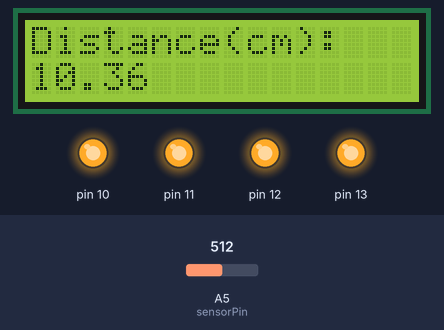
Recording of a sketch running on a simulated Arduino Uno, built with avr-gcc and run on an emulated ATmega328P. On the bench: 16×2 character LCD, output pins drawn as LEDs (lit = HIGH). The inputs (shaded band) are chosen by the test bench; at power-on: A5 (sensorPin) = 512. What the sketch prints to the serial monitor is not drawn.

Above: at 2.2 s.
2.3 s: A5 (sensorPin) set to 375
At 3.4 s:
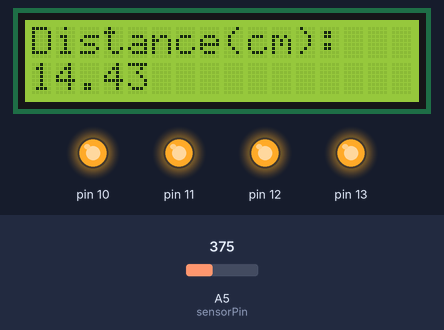
3.8 s: A5 (sensorPin) set to 343
At 4.2 s:
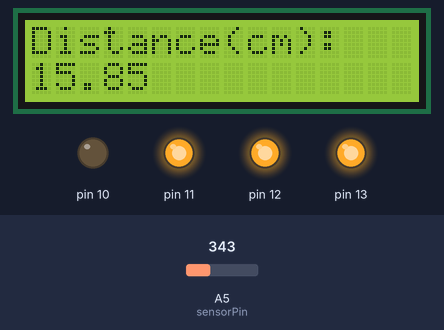
5.3 s: A5 (sensorPin) set to 210
At 6.2 s:
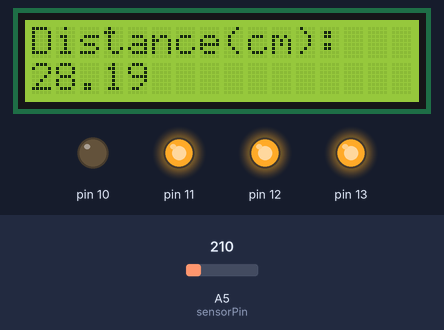
6.8 s: A5 (sensorPin) set to 184
At 7.1 s:
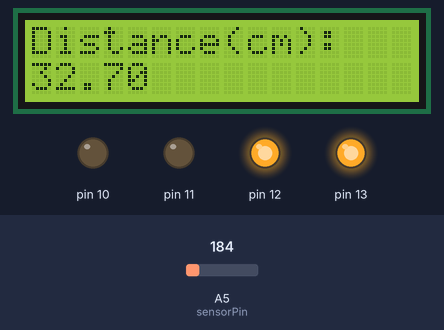
8.3 s: A5 (sensorPin) set to 79
9.8 s: A5 (sensorPin) set to 66
At 11.1 s:
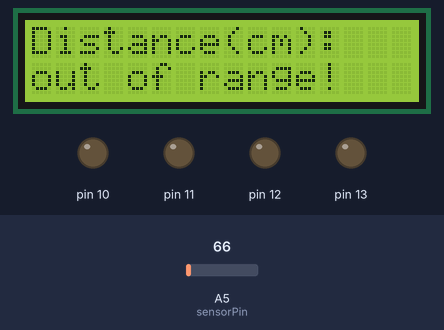
Timing chart, 0 to 12.3 s (numbered marks = the images above; inputs shaded):
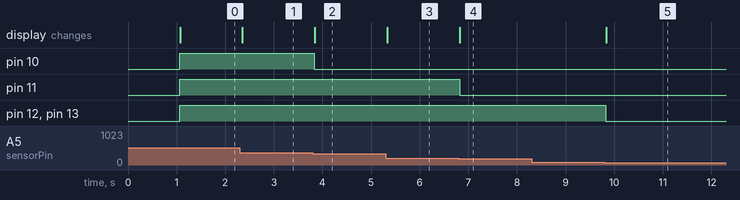

Measured:
- the behaviour switches between 362 and 361 on A5 (sensorPin) (found by bisection; images 1 and 2)
- the behaviour switches between 200 and 199 on A5 (sensorPin) (found by bisection; images 3 and 4)
- the behaviour switches between 72 and 71 on A5 (sensorPin) (found by bisection; images 4 and 5)
- after the input at 2.3 s, the display: changes after 0.05 s (image 1)
- after the input at 3.8 s, pin 10: HIGH → LOW at once; the display: changes at once (image 2)
- after the input at 5.3 s, the display: changes at once (image 3)
- after the input at 6.8 s, pin 11: HIGH → LOW at once; the display: changes at once (image 4)
- after the input at 8.3 s, every drawn part: stays the same
- after the input at 9.8 s, pin 12, pin 13: HIGH → LOW at once; the display: changes at once (image 5)

The sketch:

parking_aid.ino
```cpp
const int sensorPin = A5;

#include <LiquidCrystal.h>
LiquidCrystal lcd( 7, 2, 3 , 4, 5, 6);

void setup() {
  // put your setup code here, to run once:
  Serial.begin(9600);

  pinMode(13, OUTPUT);
  pinMode(12, OUTPUT);
  pinMode(11, OUTPUT);
  pinMode(10, OUTPUT);

  lcd.begin(16, 2);
  lcd.print("Welcome!");
  delay(1000);

}

void loop() {
  // put your main code here, to run repeatedly:

  int sensorVal = analogRead(sensorPin);
  Serial.print ("Sensor Value: ");
  Serial.print (sensorVal);

  float v = (sensorVal / 1024.0) * 5.0;

  Serial.print (" , Volts: ");
  Serial.print (v);

  if (v >= 0.35 and v < 1.0)  {
    Serial.print (" , Distance cm: ");
    float distance = (555.60 * (v * v * v * v) - 1846.55 * (v * v * v) + 2357.23 * (v * v) - 1417.42 * (v) + 380.56);
    Serial.println(distance);
    if (distance >= 15.0 and distance < 30.0) {
      digitalWrite(13, HIGH);
      digitalWrite(12, HIGH);
      digitalWrite(11, HIGH);
      digitalWrite(10, LOW);

      lcd.clear();
      lcd.print("Distance(cm):");
      lcd.setCursor(0, 1);
      lcd.print(distance);

    }
    if (distance >= 30.0 and distance < 45.0) {
      digitalWrite(13, HIGH);
      digitalWrite(12, HIGH);
      digitalWrite(11, LOW);
      digitalWrite(10, LOW);

      lcd.clear();
      lcd.print("Distance(cm):");
      lcd.setCursor(0, 1);
      lcd.print(distance);

    }
    if (distance >= 45.0 and distance < 60.0) {
      digitalWrite(13, HIGH);
      digitalWrite(12, LOW);
      digitalWrite(11, LOW);
      digitalWrite(10, LOW);

      lcd.clear();
      lcd.print("Distance(cm):");
      lcd.setCursor(0, 1);
      lcd.print(distance);

    }
    if (distance >= 60.0 and distance < 80.0 ) {
      digitalWrite(13, LOW);
      digitalWrite(12, LOW);
      digitalWrite(11, LOW);
      digitalWrite(10, LOW);

      lcd.clear();
      lcd.print("Distance(cm):");
      lcd.setCursor(0, 1);
      lcd.print(distance);

    }
  }
  else if (v >= 1.0 and v < 2.625) {
    Serial.print (" , Distance cm: ");
    float distance = (3.3162 * (v * v * v * v) - 29.2683 * (v * v * v) + 98.9855 * (v * v) - 157.6901 * (v) + 113.7012);
    Serial.println(distance);
    if (distance >= 10.0 and distance < 15.0) {
      digitalWrite(13, HIGH);
      digitalWrite(12, HIGH);
      digitalWrite(11, HIGH);
      digitalWrite(10, HIGH);

      lcd.clear();
      lcd.print("Distance(cm):");
      lcd.setCursor(0, 1);
      lcd.print(distance);

    }
    else if (distance >= 15.0 and distance < 30.0) {
      digitalWrite(13, HIGH);
      digitalWrite(12, HIGH);
      digitalWrite(11, HIGH);
      digitalWrite(10, LOW);

      lcd.clear();
      lcd.print("Distance(cm):");
      lcd.setCursor(0, 1);
      lcd.print(distance);

    }

  }
  else if (v < 0.35)  {
    Serial.println (" , out of range");
    digitalWrite(13, LOW);
    digitalWrite(12, LOW);
    digitalWrite(11, LOW);
    digitalWrite(10, LOW);

    lcd.clear();
    lcd.print("Distance(cm):");
    lcd.setCursor(0,1);
    lcd.print("out of range!");

  }
  delay (100);
}
```
